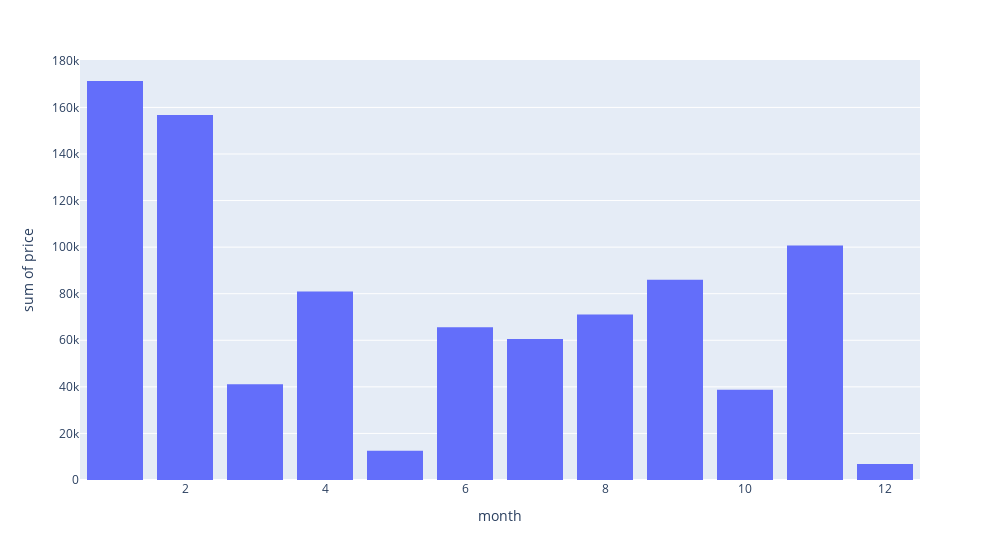

Notebook source saved alongside this figure:
### Markdown cell above
create an interactive histogram to visualize the cumulated amount of rental price per month (relative 
to the month in rent_start).

### Code cell
data['month'] = pd.to_datetime(data['rent_start'], dayfirst=True).dt.month
fig = px.histogram(data, x="month", y="price", histfunc='sum', nbins=12, width=1000)
fig.update_layout(bargap=0.2)
fig.show()

### Figure 1 — Plotly figure (JSON) as saved in the notebook; plotly's stock layout.template omitted (floating-point values rounded to 4 significant figures)
{"data": [{"alignmentgroup": "True", "bingroup": "x", "histfunc": "sum", "hovertemplate": "month=%{x}<br>sum of price=%{y}<extra></extra>", "legendgroup": "", "marker": {"color": "#636efa", "pattern": {"shape": ""}}, "name": "", "nbinsx": 12, "offsetgroup": "", "orientation": "v", "showlegend": false, "type": "histogram", "x": [1, 2, 2, 2, 2, 4, 5, 5, 6, 6, 6, 7, 7, 8, 8, 9, 9, 9, 10, 10, 11, 11, 11, 11, 1, 1, 1, 1, 1, 1, 1, 1, 2, 2, 2, 2, 2, 2, 2, 3, 3, 4, 4, 6, 6, 7, 7, 7, 7, 7, 8, 8, 9, 10, 11, 11, 11, 12], "xaxis": "x", "y": [40960, 16925, 15250, 7349, 16500, 36880, 6229, 6377, 6989, 7898, 30760, 10345, 5348, 13499, 15750, 37028, 28248, 13950, 6095, 25552, 6295, 7975, 8189, 45400, 18344, 6649, 7995, 35550, 16500, 16430, 18920, 9995, 12940, 6849, 5195, 6189, 7295, 20970, 41315, 5151, 36000, 11845, 32250, 6488, 13495, 13415, 5389, 6785, 6338, 12945, 7775, 34028, 6795, 7099, 6575, 8778, 17450, 6918], "yaxis": "y"}], "layout": {"bargap": 0.2, "barmode": "relative", "legend": {"tracegroupgap": 0}, "margin": {"t": 60}, "width": 1000, "xaxis": {"anchor": "y", "domain": [0, 1], "title": {"text": "month"}}, "yaxis": {"anchor": "x", "domain": [0, 1], "title": {"text": "sum of price"}}}}
